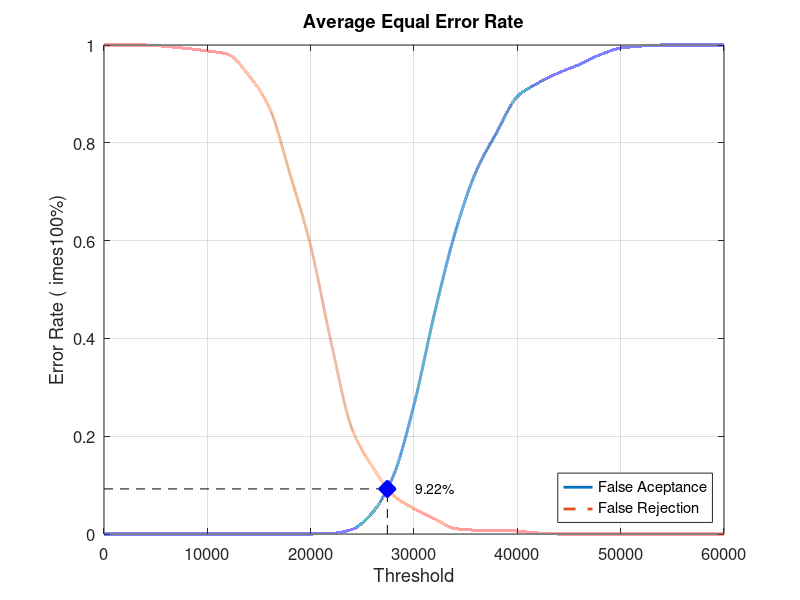
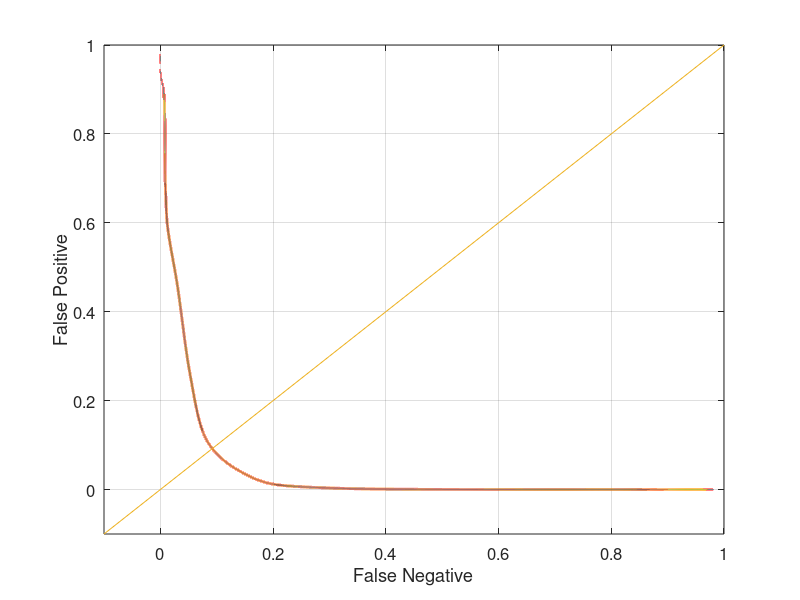

The MATLAB source for these figures, in order:
close all;
clear;
clc;
x = 0:2000:60000;
xq = 0:0.5:60000;

y0 = [0 0 0 0 0 0 0 0 0 0 0 0.00105263 0.00947368 0.0442105 0.118947 0.264211 0.452632 0.617895 0.741053 0.821053 0.894737 0.922105 0.943158 0.96 0.98 0.993684 0.997895 1 1 1 1]
yy0 = interp1(x, y0, xq, 'pchip');
y1 = [1 1 1 0.997 0.993 0.988 0.981 0.938 0.872 0.736 0.589 0.39 0.215 0.137 0.079 0.052 0.031 0.011 0.008 0.008 0.006 0.002 0 0 0 0 0 0 0 0 0]
yy1 = interp1(x, y1, xq, 'pchip');

% Calculating EER: 
y2 = abs(y0 - y1);
find(y2 == min(y2))
yy2 = abs(yy0 - yy1);
xEER = find(yy2 == min(yy2));
xEERIndex = xq(xEER) % X-axis EER
yEER = yy0(xEER) % Y-axis EER

main = figure
plot(xq, yy0,'-','LineWidth', 2);	hold on
plot(xq, yy1,'--','LineWidth', 2);	hold on
plot([xEERIndex xEERIndex], [0 yEER], 'k--');	hold on
plot([0 xEERIndex], [yEER yEER], 'k--');	hold on
plot(xEERIndex, yEER, 'bx', 'LineWidth', 10);	hold on
text(xEERIndex + 10 * xEERIndex / 100, yEER, [num2str(round((10000 * yEER)) / 100) '%'])
legend('False Aceptance', 'False Rejection', 'Location', 'SouthEast')
xlabel('Threshold')
ylabel('Error Rate (	imes100%)')
title('Average Equal Error Rate')
set(gca, 'FontSize', 12)
axis([0 60000 0 1])
grid on

print(main, 'Database2AverageMain', '-dpng');
FNRxFPR = figure('Color', [1 1 1]);
plot(yy1, yy0, '-', yy1, yy0, 'LineWidth', 2);
hold on
y = -0.1:0.1:1
plot(y, y); 
set(gca, 'FontSize', 12)
xlabel('False Negative')
ylabel('False Positive')
axis([-0.1 1 -0.1 1])
set(gca, 'FontSize', 12)
grid on

print(FNRxFPR, 'Database2AverageFNRxFPR','-dpng');
